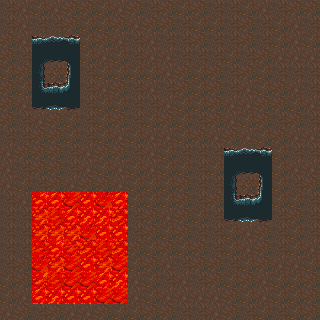

A level layout from a 2D game, rendered from its tile map. Below: a short description, then the map file with tile-grid data replaced by summaries:
An orthogonal 20x20 tile map with 16x16 px tiles, 1 tile layer (background) and 3 objects.

<map version="1.0" orientation="orthogonal" width="20" height="20" tilewidth="16" tileheight="16">
 <tileset firstgid="1" name="Cave" tilewidth="16" tileheight="16">
  <image source="cave.png" width="256" height="336" />
 </tileset>
 <layer name="background" width="20" height="20">
  <data>[400 cells, 400 non-empty, 31 distinct tile ids]</data>
 </layer>
 <objectgroup name="collisions" width="20" height="20">
  <object x="32" y="192" width="94" height="110" />
  <object x="224" y="148" width="47" height="72" />
  <object x="32" y="36" width="47" height="72" />
 </objectgroup>
</map>
